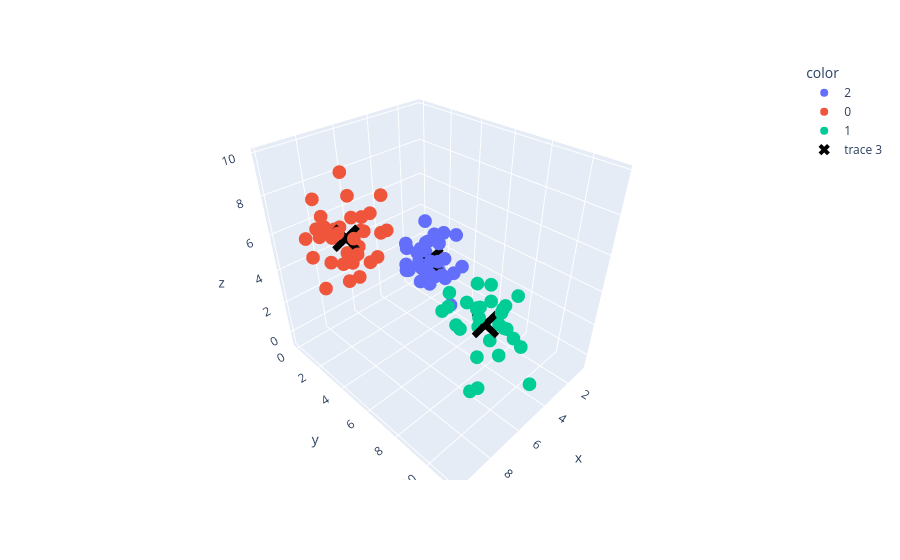

This figure's notebook cell:
### Code cell
fig = px.scatter_3d(
    df,
    x="x", y = "y", z = "z",
    color=df["cluster"].astype(str)
)

centers = kmeans.cluster_centers_

fig.add_scatter3d(
    x=centers[:,0],
    y=centers[:,1],
    z=centers[:,2],
    mode="markers",
    marker=dict(size=10, color="black", symbol="x")
)

fig.show()
